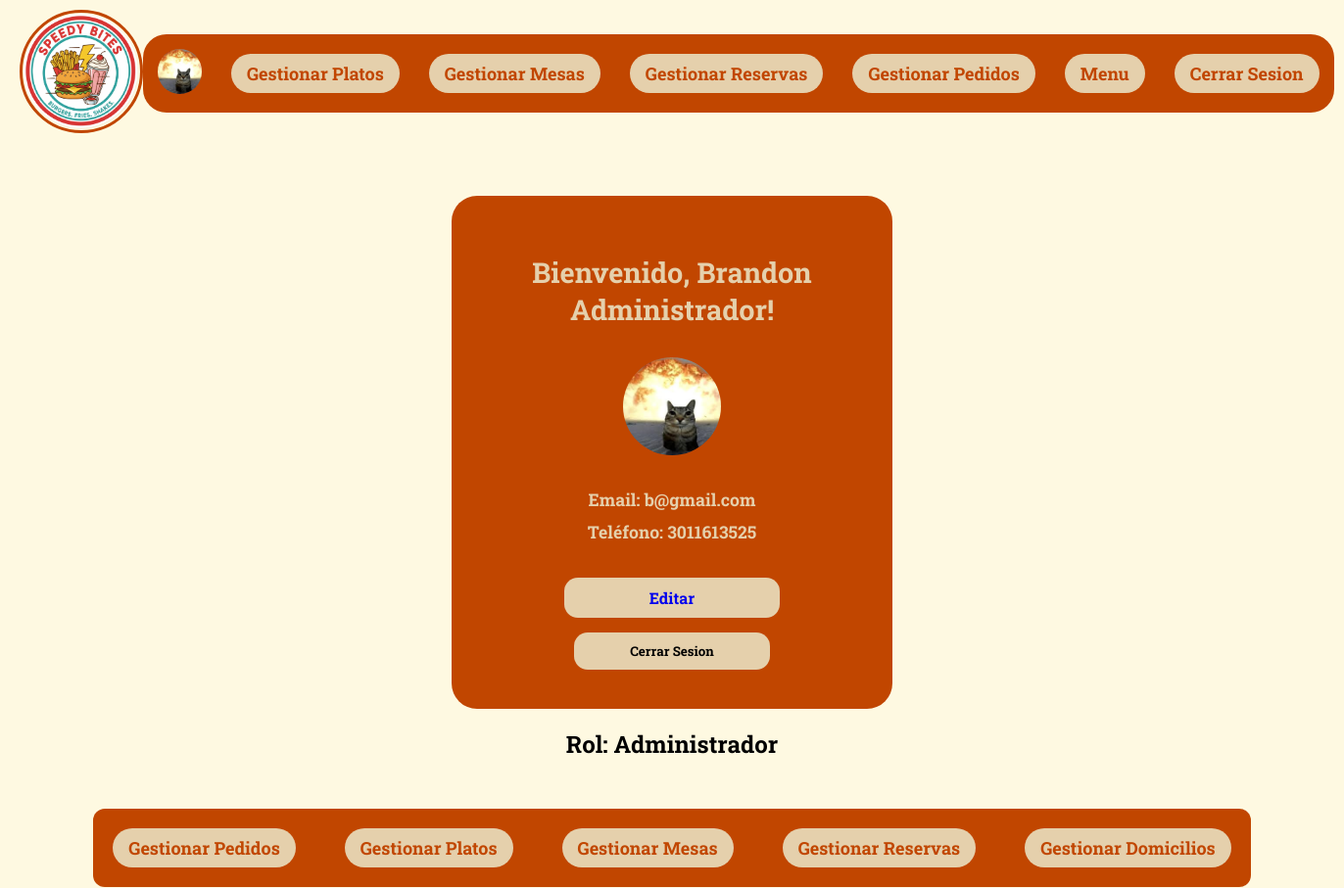
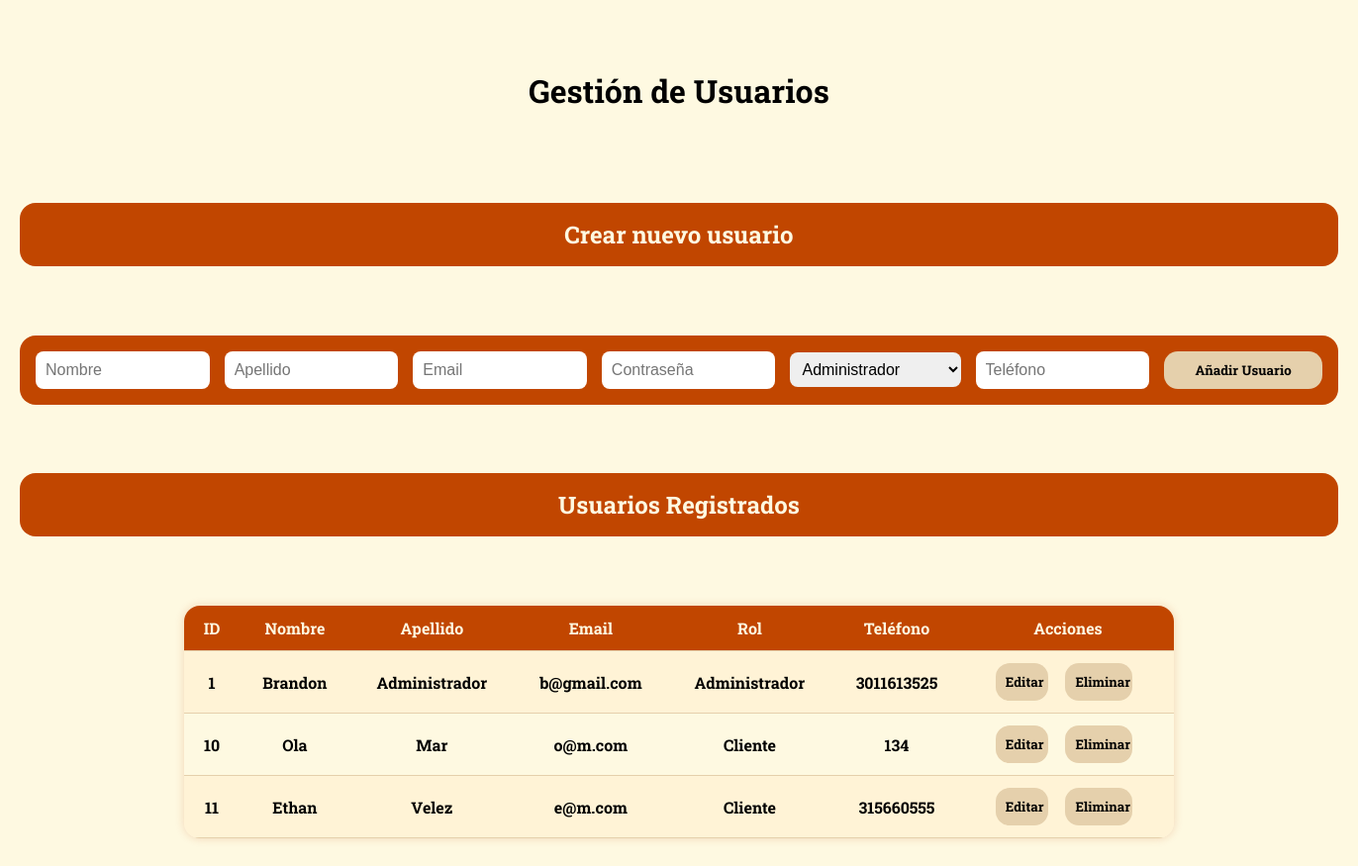
Screenshot of /Vista/html/perfil.php (signed in) with the database file from the repository (2 pictures, top to bottom).
### tables this page shows
CREATE TABLE `usuarios` (
  `ID_User` int(5) NOT NULL,
  `Nombre` varchar(100) DEFAULT NULL,
  `Apellido` varchar(100) DEFAULT NULL,
  `Email` varchar(100) DEFAULT NULL,
  `Passwrd` varchar(255) DEFAULT NULL,
  `Rolusu` varchar(100) DEFAULT NULL,
  `Telefono` varchar(15) DEFAULT NULL,
  `ImagenPerfil` blob DEFAULT NULL
);

### Modelo/ModeloUsuarios.php (called while the page is built, shortened)
<?php
require_once __DIR__ . "/../Configuracion/conexion.php";
class Usuario {
    public $db;
    public function __construct() {
        $this -> db = DB::connect();
    }
    public function listarUser() {
        $stmt = $this->db->query("SELECT * FROM usuarios");
        return $stmt->fetchAll(PDO::FETCH_ASSOC);
    }
}

### Configuracion/conexion.php (called while the page is built, shortened)
<?php
class DB{
    private static $host = "localhost";
    private static $dbname = "resad";
    private static $username = "Adless";
    private static $password = "115";
    private static $charset = "utf8mb4";
    private static $pdo = null;
    public static function connect(){
        if(self::$pdo === null){
            try{
                $dn = "mysql:host=". self::$host.";dbname=". self::$dbname.";charset=".self::$charset;
                self::$pdo = new PDO($dn,self::$username,self::$password);
                self::$pdo->setAttribute(PDO::ATTR_ERRMODE, PDO::ERRMODE_EXCEPTION);
            }
            catch(PDOException $e){
                die("Error de conexion".$e -> getMessage());
            }
        }
        return self::$pdo;
    }
}
?>

### Vista/html/perfil.php (the view, shortened to what this page needs)
<?php
require_once '../../Modelo/ModeloUsuarios.php';
$usuario = $_SESSION['usuario_logueado'];
$modelUser = new Usuario();
if ($usuario['Rolusu'] === 'Administrador') {
    $_SESSION['lista_usuarios'] = $modelUser->listarUser();
}
$usuarios = $_SESSION['lista_usuarios'] ?? [];
?>
<!DOCTYPE html>
<html lang="es">
<head>
    <link href="../css/perfil.css" rel="stylesheet">
</head>
<body>
<?php if ($usuario): ?>
    <?php if ($usuario['Rolusu'] === 'Administrador'): ?>
        <nav>
            <ul>
                <li>
                    <a href="../../index.php">
                        <img src="../img/Logo.png" id="logo" alt="Logo">
                    </a>
                </li>
                <div id="navbotones">
                    <li>
                        <a href="./perfil.php">
                            <img id="fpp" src="../img/uP/<?= htmlspecialchars($usuario['ImagenPerfil'] ?? 'default.png') ?>" alt="Foto de perfil">
                        </a>
                    </li>
                    <li><a class="botonesnav" href="./rplato.php">Gestionar Platos</a></a></li>
                    <li><a class="botonesnav" href="./mesas.php">Gestionar Mesas</a></li>
                    <li><a class="botonesnav" href="./reservas.php">Gestionar Reservas</a></li>
                    <li><a class="botonesnav" href="./pedidos.php">Gestionar Pedidos</a></li>
                    <li><a class="botonesnav" href="./menu.php">Menu</a></li>
                    <li><a class="botonesnav" href="../../Controlador/usuarioController.php?action=cerrarSesion">Cerrar Sesion</a></li>
                </div>
            </ul>
        </nav>
    <?php endif; ?>
<?php endif; ?>
<div class="Contenedor">
    <div class="user">
        <h1>Bienvenido, <?= htmlspecialchars($usuario['Nombre']) ?> <?= htmlspecialchars($usuario['Apellido']) ?>!</h1>
        <img id="fp" src="../img/uP/<?= htmlspecialchars($usuario['ImagenPerfil'] ?? 'default.png') ?>" alt="Foto de perfil">
        <h2>Email: <?= htmlspecialchars($usuario['Email']) ?></h2>
        <h2>Teléfono: <?= htmlspecialchars($usuario['Telefono']) ?></h2>
        <div class="BotonEditar">
            <a href="perfil.php?editarPerfil=<?= htmlspecialchars($usuario['ID_User']) ?>#form-edicion-perfil" id="btn1" class="editar-perfil-btn">Editar</a>
            <form method="POST" action="../../Controlador/usuarioController.php?action=cerrarSesion">
                <button id="btn1" type="submit">Cerrar Sesion</button>
            </form>
        </div>
    </div>
    <div class="GesPerfil">
        <?php if ($usuario['Rolusu'] === 'Administrador'): ?>
            <h2>Rol: <?= htmlspecialchars($usuario['Rolusu']) ?></h2>
    </div>
     <div id="opciones">
        <a class="botonesnav" href="./pedidos.php">Gestionar Pedidos</a>
        <a class="botonesnav" href="./rplato.php">Gestionar Platos</a>
        <a class="botonesnav" href="./mesas.php">Gestionar Mesas</a>
        <a class="botonesnav" href="./reservas.php">Gestionar Reservas</a>
        <a class="botonesnav" href="./domicilios.php">Gestionar Domicilios</a>
    </div>
    <div class="GesAdmin">
        <h1>Gestión de Usuarios</h1>
        <h2 class="Crear">Crear nuevo usuario</h2>
        <form class="Crear" method="POST" action="../../Controlador/adminController.php?action=registrarA">
            <input type="text" name="Nombre" placeholder="Nombre" required>
            <input type="text" name="Apellido" placeholder="Apellido" required>
            <input type="email" name="Email" placeholder="Email" required>
            <input type="password" name="Password" placeholder="Contraseña" required>
            <select name="Rolusu">
                <option value="Administrador">Administrador</option>
            </select>
            <input type="text" name="Telefono" placeholder="Teléfono">
            <button id="btn" type="submit">Añadir Usuario</button>
        </form>
        <h2 class="Crear">Usuarios Registrados</h2>
        <table>
            <tr>
                <th>ID</th><th>Nombre</th><th>Apellido</th><th>Email</th><th>Rol</th><th>Teléfono</th><th>Acciones</th>
            </tr>
            <?php foreach ($usuarios as $u): ?>
                <tr>
                    <td><?= htmlspecialchars($u['ID_User']) ?></td>
                    <td><?= htmlspecialchars($u['Nombre']) ?></td>
                    <td><?= htmlspecialchars($u['Apellido']) ?></td>
                    <td><?= htmlspecialchars($u['Email']) ?></td>
                    <td><?= htmlspecialchars($u['Rolusu']) ?></td>
                    <td><?= htmlspecialchars($u['Telefono']) ?></td>
                    <td>
                        <form method="POST" action="perfil.php#form-edicion-admin">
                            <button id="btn" type="submit">Editar</button>
                        </form>
                        <form method="POST" action="../../Controlador/adminController.php?action=eliminarA">
                            <button id="btn" type="submit" class="delete">Eliminar</button>
                        </form>
                    </td>
                </tr>
            <?php endforeach; ?>
        </table>
    </div>
    <?php endif; ?>
</div>
</body>
</html>

### Vista/css/perfil.css (style rules this page uses)
* { text-decoration: none; text-decoration-line: none; }
body { font-family: "Roboto Slab", serif; font-optical-sizing: auto; font-weight: bold; font-style: normal; background-color: #FEF9E1; margin: 0; padding: 0; width: 100%; }
nav { width: 100%; }
ul { list-style-type: none; display: flex; justify-content: space-between; align-items: center; padding: 10px 20px; margin: 0; }
#logo { width: 120px; border: #C14600 3px solid; border-radius: 100%; }
#navbotones { background-color: #C14600; display: flex; justify-content: center; align-items: center; gap: 30px; padding: 15px; border-radius: 24px; }
.botonesnav { display: block; color: #C14600; padding: 8px 16px; text-decoration: none; font-size: 18px; background-color: #E5D0AC; border-radius: 26px; transition: 0.2s ease-out; white-space: nowrap; }
.Contenedor { display: flex; margin-top: 30px; margin-bottom: 50px; flex-direction: column; align-items: center; text-align: center; justify-content: center; padding: 20px; }
.user { background-color: #C14600; padding: 40px; color: #E5D0AC; border-radius: 26px; width: 90%; max-width: 450px; box-sizing: border-box; }
.user img { width: 100px; height: auto; margin: 10px 0 20px 0; }
.user h1 { font-size: 1.8em; }
.user h2 { font-size: 1.1em; margin: 10px 0; }
.BotonEditar { margin-top: 35px; flex-direction: column; display: flex; justify-content: center; gap: 15px; text-decoration: none; color: black; }
#btn1 { padding: 10px; display: block; width: 90%; max-width: 200px; background-color: #E5D0AC; border-radius: 14px; border: none; font-family: "Roboto Slab", serif; font-optical-sizing: auto; font-weight: bold; font-style: normal; cursor: pointer; transition: 0.2s ease-out; text-align: center; margin: 0 auto; text-align: center; }
#fp { border-radius: 100%; }
#fpp { width: 45px; border-radius: 100%; }
.GesAdmin { margin-top: 50px; display: flex; align-items: center; justify-content: space-between; flex-direction: column; gap: 50px; }
#opciones { display: flex; flex-direction: row; gap: 50px; margin-top: 30px; padding: 20px; border-radius: 12px; background-color: #C14600; }
.Crear, .Editar, .Reserva { background-color: #C14600; display: flex; flex-direction: row; width: 100%; border-radius: 16px; padding: 16px; color: #FEF9E1; align-items: center; justify-content: center; box-sizing: border-box; gap: 15px; }
input { width: 100%; padding: 10px; border: none; border-radius: 8px; box-sizing: border-box; font-size: 16px; }
#btn { padding: 10px; display: block; width: 90%; max-width: 200px; background-color: #E5D0AC; border-radius: 14px; border: none; font-family: "Roboto Slab", serif; font-optical-sizing: auto; font-weight: bold; font-style: normal; cursor: pointer; transition: 0.2s ease-out; text-align: center; }
select { width: 100%; padding: 8px; border: none; border-radius: 8px; box-sizing: border-box; font-size: 16px; }
table { width: 100%; max-width: 1000px; border-collapse: collapse; margin: 0 auto; font-family: "Roboto Slab", serif; background-color: #FEF9E1; box-shadow: 0 0 10px rgba(193, 70, 0, 0.2); border-radius: 16px; overflow: hidden; }
table th, table td { padding: 12px 16px; text-align: center; border-bottom: 1px solid #E5D0AC; }
table th { background-color: #C14600; color: #FEF9E1; font-weight: bold; font-size: 1em; }
table tr:nth-child(even) { background-color: #FFF3D6; }
table td form { display: inline-block; margin: 0 4px; }
table td button { padding: 6px 12px; background-color: #E5D0AC; border: none; border-radius: 10px; font-family: "Roboto Slab", serif; font-weight: bold; cursor: pointer; transition: background-color 0.2s ease-out; }

### rows the page displays
usuarios: ImagenPerfil (picture), Nombre "Brandon", Apellido "Administrador", Email "b@gmail.com", Telefono "3011613525", Rolusu "Administrador", ID_User "1"
usuarios: ID_User "10", Nombre "Ola", Apellido "Mar", Email "o@m.com", Rolusu "Cliente", Telefono "134"
usuarios: ID_User "11", Nombre "Ethan", Apellido "Velez", Email "e@m.com", Rolusu "Cliente", Telefono "315660555"
